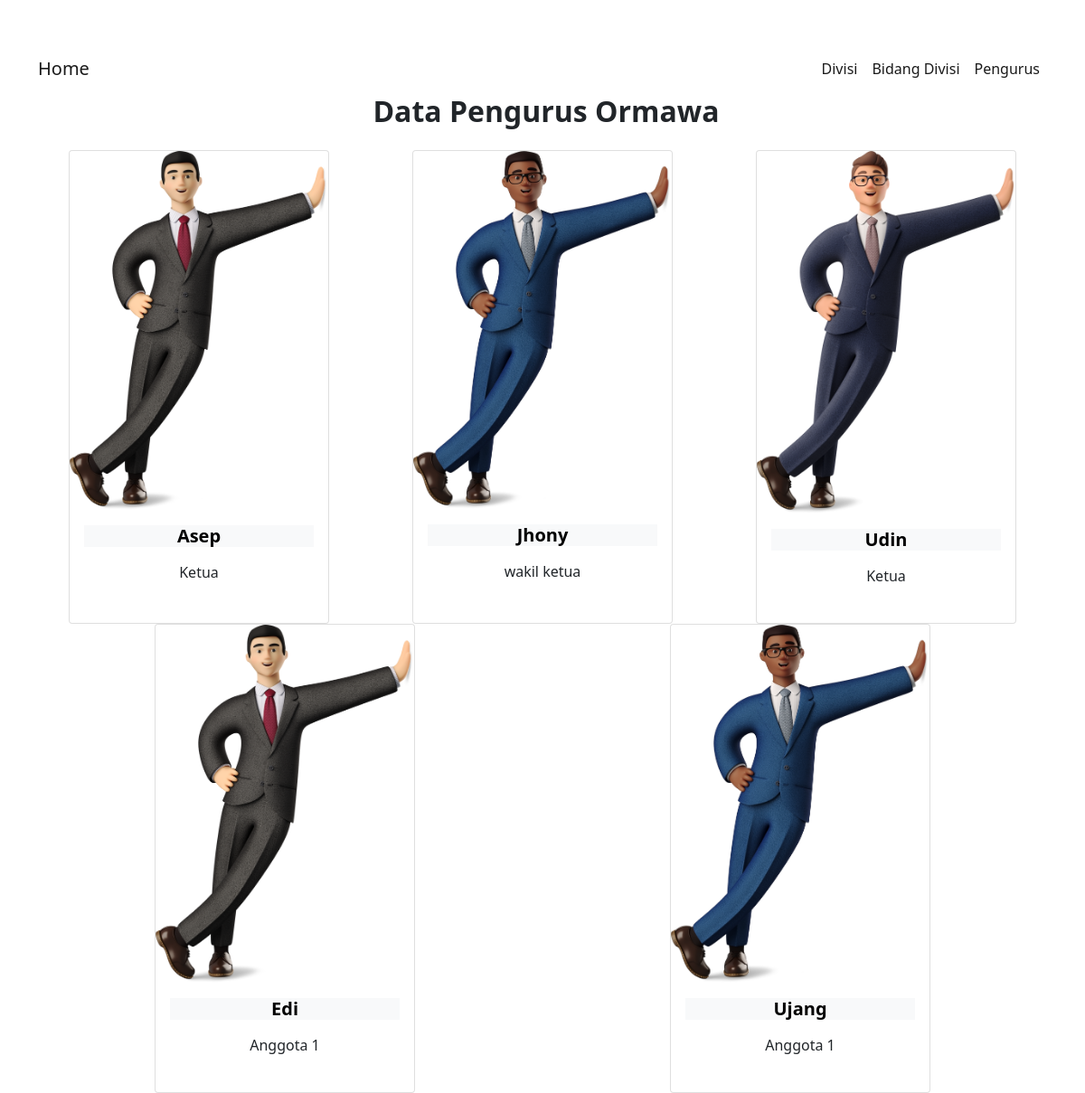
The page / on the database its author committed.
### tables this page shows
CREATE TABLE `pengurus` (
  `nim` varchar(20) NOT NULL,
  `nama` varchar(255) NOT NULL,
  `semester` int(11) NOT NULL,
  `id_bidang` int(11) NOT NULL,
  `img` varchar(255) NOT NULL
);

CREATE TABLE `bidang_divisi` (
  `id_bidang` int(11) NOT NULL,
  `jabatan` varchar(100) NOT NULL,
  `id_divisi` int(11) NOT NULL
);

### conf.php (called while the page is built)
<?php
$db_host = "localhost";
$db_user = "root";
$db_pass = "";
$db_name = "db_tp2";

### class/DB.class.php (called while the page is built, shortened)
<?php
class DB
{
    var $db_host = "";
    var $db_user = "";
    var $db_pass = "";
    var $db_name = "";
    var $db_link = "";
    var $result = 0;
    function DB($db_host = '', $db_user = '', $db_pass = '', $db_name = '')
    {
        $this->db_host = $db_host;
        $this->db_user = $db_user;
        $this->db_pass = $db_pass;
        $this->db_name = $db_name;
    }
    function open()
    {
        $this->db_link = mysqli_connect($this->db_host, $this->db_user, $this->db_pass, $this->db_name);
    }
    function execute($query = "")
    {
        $this->result = mysqli_query($this->db_link, $query);
        return $this->result;
    }
    function getResult()
    {
        return mysqli_fetch_array($this->result);
    }
}

### class/Pengurus.class.php (called while the page is built, shortened)
<?php
class Pengurus extends DB
{
    function getPengurus()
    {
        $query = "SELECT * FROM pengurus";
        return $this->execute($query);
    }
}

### class/BidangDivisi.class.php (called while the page is built, shortened)
<?php
class BidangDivisi extends DB
{
    function getBidangDivisi()
    {
        $query = "SELECT * FROM Bidang_divisi";
        return $this->execute($query);
    }
}

### index.php (the view, shortened to what this page needs)
<?php
include("conf.php");
include("class/DB.class.php");
include("class/Template.class.php");
include("class/Pengurus.class.php");
include("class/BidangDivisi.class.php");
$pengurus = new Pengurus($db_host, $db_user, $db_pass, $db_name);
$pengurus->open();
$pengurus->getPengurus();
$bidang = new BidangDivisi($db_host, $db_user, $db_pass, $db_name);
$bidang->open();
$bidang->getBidangDivisi();
$data = null;
while (list($nim, $nama, $semester, $id_bidang, $img) = $pengurus->getResult()) {
    $res = null;
    while (list($id_bidang2, $jabatan, $id_divisi) = $bidang->getResult()) {
        if ($id_bidang === $id_bidang2) {
            $res = $jabatan;
            break;
        }
    }
    $data .= "
    <div class='col-sm' data-aos='fade-up' data-aos-duration='600'>
    <div class='card m-auto h-100 text-center' style='width: 18rem;'>
    <a href='detail.php?data=" . $img . "," . $nim . "," . $nama . "," . $id_bidang . "," . $res . "'
    class='text-dark' style='text-decoration: none;'>
    <img src='images/$img' class='card-img-top img-fluid ' alt='...'>
    <div class='card-body'>
    <h5 class='card-title fw-bold btn-light mb-3'>$nama</h5>
    <p class='card-text mb-4'>" . $res . "</p>
    </div>
    </a>
    </div>
    </div>
    ";
}

### class/Template.class.php (shortened to what this page needs)
<?php
class Template
{
    var $content = '';
    function Template($filename='')
    {
        $this->content = implode('', @file($filename));
    }
    function clear()
    {
        $this->content = preg_replace("/DATA_[A-Z|_|0-9]+/", "", $this->content);
    }
    function write()
    {
        print $this->content;
    }
    function replace($old = '', $new = '')
    {
        if (is_int($new)) {
            $value = sprintf("%d", $new);
        }
        elseif (is_float($new)) {
            $value = sprintf("%f", $new);
        }
        elseif (is_array($new)) {
            $value = '';
            foreach ($new as $item) {
                $value .= $item. ' ';
            }
        }
        else {
            $value = $new;
        }
        $this->content = preg_replace("/$old/", $value, $this->content);
    }
}
?>

### rows shown on the page
pengurus: img (picture), nama "Asep", id_bidang.jabatan "Ketua"
pengurus: img (picture), nama "Jhony", id_bidang.jabatan "wakil ketua"
pengurus: img (picture), nama "Udin", id_bidang.jabatan "Ketua"
pengurus: img (picture), nama "Edi", id_bidang.jabatan "Anggota 1"
pengurus: img (picture), nama "Ujang", id_bidang.jabatan "Anggota 1"

### other values the page prints
$this->content "Home Divisi Bidang Divisi Pengurus Data Pengurus Ormawa"
